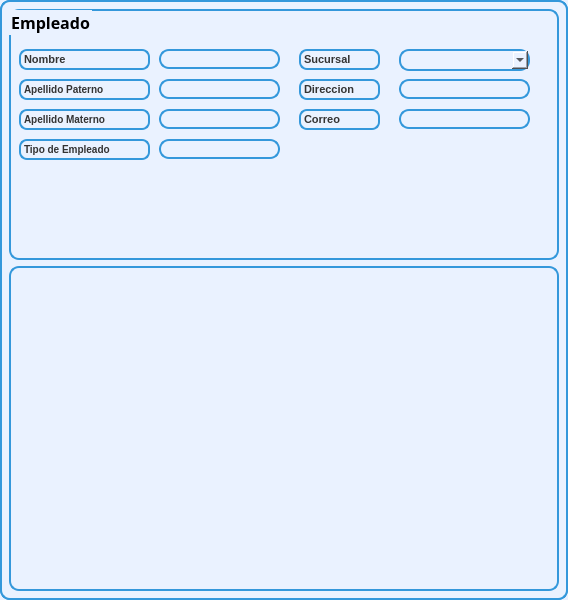
<?xml version="1.0" encoding="UTF-8"?>
<ui version="4.0">
 <class>EmpleadoScreen</class>
 <widget class="QMainWindow" name="EmpleadoScreen">
  <property name="geometry">
   <rect>
    <x>0</x>
    <y>0</y>
    <width>568</width>
    <height>600</height>
   </rect>
  </property>
  <property name="minimumSize">
   <size>
    <width>568</width>
    <height>600</height>
   </size>
  </property>
  <property name="maximumSize">
   <size>
    <width>568</width>
    <height>600</height>
   </size>
  </property>
  <property name="windowTitle">
   <string>Empleado</string>
  </property>
  <property name="styleSheet">
   <string notr="true">border: 2px solid #3498db;
border-radius: 10px;

background-color: #eaf2ff;</string>
  </property>
  <widget class="QWidget" name="centralwidget">
   <layout class="QVBoxLayout" name="verticalLayout">
    <item>
     <widget class="QGroupBox" name="groupBox">
      <property name="minimumSize">
       <size>
        <width>550</width>
        <height>251</height>
       </size>
      </property>
      <property name="maximumSize">
       <size>
        <width>551</width>
        <height>251</height>
       </size>
      </property>
      <property name="font">
       <font>
        <family>Arial Black</family>
        <pointsize>12</pointsize>
        <weight>75</weight>
        <bold>true</bold>
       </font>
      </property>
      <property name="styleSheet">
       <string notr="true">background-color:#eaf2ff;</string>
      </property>
      <property name="title">
       <string>Empleado</string>
      </property>
      <widget class="QLabel" name="label">
       <property name="geometry">
        <rect>
         <x>10</x>
         <y>40</y>
         <width>131</width>
         <height>21</height>
        </rect>
       </property>
       <property name="styleSheet">
        <string notr="true">background-color: #eaf2ff;
border: 2px solid #3498db;
border-radius: 8px;
color: #333333;
font-size: 11px;
font-weight: bold;
text-align: center;</string>
       </property>
       <property name="text">
        <string>Nombre</string>
       </property>
      </widget>
      <widget class="QLineEdit" name="line_nombre">
       <property name="geometry">
        <rect>
         <x>150</x>
         <y>40</y>
         <width>121</width>
         <height>20</height>
        </rect>
       </property>
      </widget>
      <widget class="QLabel" name="label_2">
       <property name="geometry">
        <rect>
         <x>10</x>
         <y>100</y>
         <width>131</width>
         <height>21</height>
        </rect>
       </property>
       <property name="styleSheet">
        <string notr="true">background-color: #eaf2ff;
border: 2px solid #3498db;
border-radius: 8px;
color: #333333;
font-size: 10px;
font-weight: bold;
text-align: center;</string>
       </property>
       <property name="text">
        <string>Apellido Materno</string>
       </property>
       <property name="textFormat">
        <enum>Qt::AutoText</enum>
       </property>
      </widget>
      <widget class="QLineEdit" name="line_apellidopaterno">
       <property name="geometry">
        <rect>
         <x>150</x>
         <y>70</y>
         <width>121</width>
         <height>20</height>
        </rect>
       </property>
      </widget>
      <widget class="QLabel" name="label_3">
       <property name="geometry">
        <rect>
         <x>10</x>
         <y>70</y>
         <width>131</width>
         <height>21</height>
        </rect>
       </property>
       <property name="styleSheet">
        <string notr="true">background-color: #eaf2ff;
border: 2px solid #3498db;
border-radius: 8px;
color: #333333;
font-size: 10px;
font-weight: bold;
text-align: center;</string>
       </property>
       <property name="text">
        <string>Apellido Paterno</string>
       </property>
      </widget>
      <widget class="QLineEdit" name="line_apellidomaterno">
       <property name="geometry">
        <rect>
         <x>150</x>
         <y>100</y>
         <width>121</width>
         <height>20</height>
        </rect>
       </property>
      </widget>
      <widget class="QLabel" name="label_4">
       <property name="geometry">
        <rect>
         <x>10</x>
         <y>130</y>
         <width>131</width>
         <height>21</height>
        </rect>
       </property>
       <property name="styleSheet">
        <string notr="true">background-color: #eaf2ff;
border: 2px solid #3498db;
border-radius: 8px;
color: #333333;
font-size: 10px;
font-weight: bold;
text-align: center;</string>
       </property>
       <property name="text">
        <string>Tipo de Empleado</string>
       </property>
      </widget>
      <widget class="QLineEdit" name="line_descripcion">
       <property name="geometry">
        <rect>
         <x>150</x>
         <y>130</y>
         <width>121</width>
         <height>20</height>
        </rect>
       </property>
      </widget>
      <widget class="QLabel" name="label_7">
       <property name="geometry">
        <rect>
         <x>290</x>
         <y>40</y>
         <width>81</width>
         <height>21</height>
        </rect>
       </property>
       <property name="styleSheet">
        <string notr="true">background-color: #eaf2ff;
border: 2px solid #3498db;
border-radius: 8px;
color: #333333;
font-size: 11px;
font-weight: bold;
text-align: center;</string>
       </property>
       <property name="text">
        <string>Sucursal</string>
       </property>
      </widget>
      <widget class="QLabel" name="label_8">
       <property name="geometry">
        <rect>
         <x>290</x>
         <y>70</y>
         <width>81</width>
         <height>21</height>
        </rect>
       </property>
       <property name="styleSheet">
        <string notr="true">background-color: #eaf2ff;
border: 2px solid #3498db;
border-radius: 8px;
color: #333333;
font-size: 11px;
font-weight: bold;
text-align: center;</string>
       </property>
       <property name="text">
        <string>Direccion</string>
       </property>
      </widget>
      <widget class="QLabel" name="label_9">
       <property name="geometry">
        <rect>
         <x>290</x>
         <y>100</y>
         <width>81</width>
         <height>21</height>
        </rect>
       </property>
       <property name="styleSheet">
        <string notr="true">background-color: #eaf2ff;
border: 2px solid #3498db;
border-radius: 8px;
color: #333333;
font-size: 11px;
font-weight: bold;
text-align: center;</string>
       </property>
       <property name="text">
        <string>Correo</string>
       </property>
      </widget>
      <widget class="QLineEdit" name="line_direccion">
       <property name="geometry">
        <rect>
         <x>390</x>
         <y>70</y>
         <width>131</width>
         <height>20</height>
        </rect>
       </property>
      </widget>
      <widget class="QLineEdit" name="line_correo">
       <property name="geometry">
        <rect>
         <x>390</x>
         <y>100</y>
         <width>131</width>
         <height>20</height>
        </rect>
       </property>
      </widget>
      <widget class="QPushButton" name="btn_editar">
       <property name="geometry">
        <rect>
         <x>380</x>
         <y>170</y>
         <width>60</width>
         <height>60</height>
        </rect>
       </property>
       <property name="minimumSize">
        <size>
         <width>55</width>
         <height>55</height>
        </size>
       </property>
       <property name="maximumSize">
        <size>
         <width>60</width>
         <height>60</height>
        </size>
       </property>
       <property name="layoutDirection">
        <enum>Qt::RightToLeft</enum>
       </property>
       <property name="styleSheet">
        <string notr="true">QPushButton{
background-color: #eaf2ff;
border: none;
}

QPushButton:hover{
background-color: white;
border-top-left-radius: 20px;
border-bottom-left-radius: 20px;
color: rgb(0, 0, 0);
}</string>
       </property>
       <property name="text">
        <string/>
       </property>
       <property name="icon">
        <iconset>
         <normaloff>:/Images/Botones_Interfaz/editar.png</normaloff>:/Images/Botones_Interfaz/editar.png</iconset>
       </property>
       <property name="iconSize">
        <size>
         <width>50</width>
         <height>50</height>
        </size>
       </property>
      </widget>
      <widget class="QPushButton" name="btn_agregar">
       <property name="geometry">
        <rect>
         <x>310</x>
         <y>170</y>
         <width>60</width>
         <height>60</height>
        </rect>
       </property>
       <property name="minimumSize">
        <size>
         <width>55</width>
         <height>55</height>
        </size>
       </property>
       <property name="maximumSize">
        <size>
         <width>60</width>
         <height>60</height>
        </size>
       </property>
       <property name="layoutDirection">
        <enum>Qt::RightToLeft</enum>
       </property>
       <property name="styleSheet">
        <string notr="true">QPushButton{
background-color: #eaf2ff;
border: none;
}

QPushButton:hover{
background-color: white;
border-top-left-radius: 20px;
border-bottom-left-radius: 20px;
color: rgb(0, 0, 0);
}</string>
       </property>
       <property name="text">
        <string/>
       </property>
       <property name="icon">
        <iconset>
         <normaloff>:/Images/Botones_Interfaz/agregar.png</normaloff>:/Images/Botones_Interfaz/agregar.png</iconset>
       </property>
       <property name="iconSize">
        <size>
         <width>50</width>
         <height>50</height>
        </size>
       </property>
      </widget>
      <widget class="QPushButton" name="btn_borrar">
       <property name="geometry">
        <rect>
         <x>450</x>
         <y>170</y>
         <width>60</width>
         <height>60</height>
        </rect>
       </property>
       <property name="minimumSize">
        <size>
         <width>55</width>
         <height>55</height>
        </size>
       </property>
       <property name="maximumSize">
        <size>
         <width>60</width>
         <height>60</height>
        </size>
       </property>
       <property name="layoutDirection">
        <enum>Qt::RightToLeft</enum>
       </property>
       <property name="styleSheet">
        <string notr="true">QPushButton{
background-color: #eaf2ff;
border: none;
}

QPushButton:hover{
background-color: white;
border-top-left-radius: 20px;
border-bottom-left-radius: 20px;
color: rgb(0, 0, 0);
}</string>
       </property>
       <property name="text">
        <string/>
       </property>
       <property name="icon">
        <iconset>
         <normaloff>:/Images/Botones_Interfaz/borrar.png</normaloff>:/Images/Botones_Interfaz/borrar.png</iconset>
       </property>
       <property name="iconSize">
        <size>
         <width>50</width>
         <height>50</height>
        </size>
       </property>
      </widget>
      <widget class="QComboBox" name="comboBox_sucursal">
       <property name="geometry">
        <rect>
         <x>390</x>
         <y>40</y>
         <width>131</width>
         <height>22</height>
        </rect>
       </property>
      </widget>
     </widget>
    </item>
    <item>
     <widget class="QTableWidget" name="table_empleado">
      <property name="minimumSize">
       <size>
        <width>550</width>
        <height>0</height>
       </size>
      </property>
      <property name="maximumSize">
       <size>
        <width>550</width>
        <height>16777215</height>
       </size>
      </property>
     </widget>
    </item>
   </layout>
  </widget>
 </widget>
 <resources>
  <include location="../../../../Images/Botones_Interfaz/Botones.qrc"/>
 </resources>
 <connections/>
</ui>
